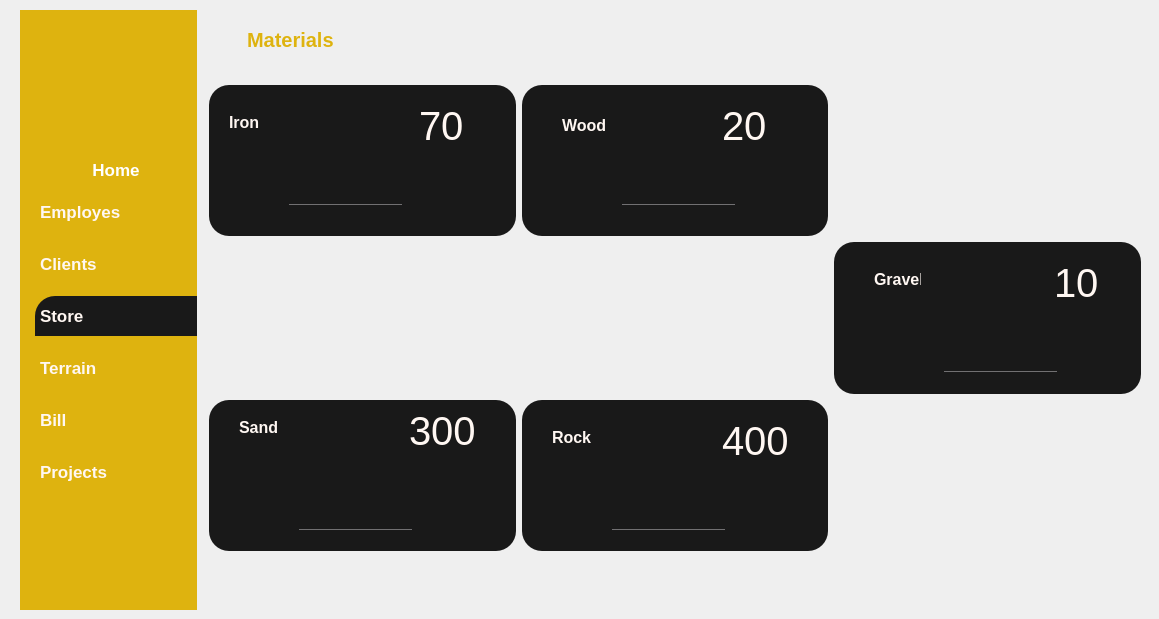
   <widget class="QWidget" name="page_2">
    <property name="styleSheet">
     <string notr="true">#page_2{
background-color: #191919;
}
*{
color : #fff7f2;
border : none;
}
#frame_10, #frame_9,#frame_8, #frame_7, #frame_11{
background-color : #191919; 
border-radius : 20px;
}
#leftMenu_4{
background-color: #deb30f;
}
QLineEdit{
background : transparent;
}

#appHeader_6{
color : #deb30f;
}
#card1_5, #card2_5,#card3_5, #card4_5{
background-color : #191919; 
border-radius : 20px;
}
#pushButton_46,#pushButton_10,#pushButton_11{
background-color : #deb30f;
color : #fff;
border-radius : 10px;
}

#pushButton_49{
background-color :  #191919; 
padding : 10px 5px;
text-align : left;
border-top-left-radius : 20px;
}
#pushButton_47,#pushButton_48,#pushButton_49,#pushButton_50,#pushButton_51,#pushButton_52{
padding : 10px 5px;
text-align : left;
}
QLineEdit{
background : transparent;
border : none;
color: #717072;
border-bottom : 1px solid #717072;
}
QListWidget::item {
    color:#191919; 
    background-color:transparent;
}
</string>
    </property>
    <widget class="QWidget" name="MainBody_4" native="true">
     <property name="geometry">
      <rect>
       <x>200</x>
       <y>10</y>
       <width>950</width>
       <height>550</height>
      </rect>
     </property>
     <property name="minimumSize">
      <size>
       <width>950</width>
       <height>550</height>
      </size>
     </property>
     <property name="maximumSize">
      <size>
       <width>950</width>
       <height>400</height>
      </size>
     </property>
     <property name="sizeIncrement">
      <size>
       <width>0</width>
       <height>0</height>
      </size>
     </property>
     <layout class="QVBoxLayout" name="verticalLayout_45">
      <item>
       <widget class="QWidget" name="headerFrame_6" native="true">
        <property name="minimumSize">
         <size>
          <width>0</width>
          <height>60</height>
         </size>
        </property>
        <property name="maximumSize">
         <size>
          <width>16777215</width>
          <height>60</height>
         </size>
        </property>
        <layout class="QHBoxLayout" name="horizontalLayout_8">
         <property name="spacing">
          <number>0</number>
         </property>
         <property name="leftMargin">
          <number>0</number>
         </property>
         <property name="topMargin">
          <number>0</number>
         </property>
         <property name="rightMargin">
          <number>0</number>
         </property>
         <property name="bottomMargin">
          <number>0</number>
         </property>
         <item alignment="Qt::AlignLeft">
          <widget class="QWidget" name="widget_24" native="true">
           <layout class="QHBoxLayout" name="horizontalLayout_64">
            <item>
             <widget class="QPushButton" name="menuBtn_6">
              <property name="text">
               <string/>
              </property>
              <property name="icon">
               <iconset resource="resources.qrc">
                <normaloff>:/whiteIcons/assets/icons/white/menu.svg</normaloff>:/whiteIcons/assets/icons/white/menu.svg</iconset>
              </property>
              <property name="iconSize">
               <size>
                <width>24</width>
                <height>24</height>
               </size>
              </property>
             </widget>
            </item>
            <item>
             <widget class="QLabel" name="appHeader_6">
              <property name="font">
               <font>
                <pointsize>15</pointsize>
                <weight>75</weight>
                <bold>true</bold>
               </font>
              </property>
              <property name="text">
               <string>Materials</string>
              </property>
             </widget>
            </item>
           </layout>
          </widget>
         </item>
         <item>
          <widget class="QLabel" name="date_2">
           <property name="text">
            <string/>
           </property>
          </widget>
         </item>
         <item alignment="Qt::AlignRight">
          <widget class="QWidget" name="widget_26" native="true">
           <layout class="QHBoxLayout" name="horizontalLayout_66">
            <property name="spacing">
             <number>0</number>
            </property>
            <property name="leftMargin">
             <number>0</number>
            </property>
            <property name="topMargin">
             <number>0</number>
            </property>
            <property name="rightMargin">
             <number>0</number>
            </property>
            <property name="bottomMargin">
             <number>0</number>
            </property>
           </layout>
          </widget>
         </item>
        </layout>
       </widget>
      </item>
      <item>
       <widget class="QWidget" name="widget_2" native="true">
        <layout class="QGridLayout" name="gridLayout">
         <item row="0" column="1">
          <widget class="QFrame" name="frame_8">
           <property name="frameShape">
            <enum>QFrame::StyledPanel</enum>
           </property>
           <property name="frameShadow">
            <enum>QFrame::Raised</enum>
           </property>
           <widget class="QLabel" name="label_9">
            <property name="geometry">
             <rect>
              <x>40</x>
              <y>30</y>
              <width>51</width>
              <height>21</height>
             </rect>
            </property>
            <property name="font">
             <font>
              <pointsize>12</pointsize>
              <weight>75</weight>
              <bold>true</bold>
             </font>
            </property>
            <property name="text">
             <string>Wood</string>
            </property>
           </widget>
           <widget class="QLineEdit" name="lineEdit_10">
            <property name="geometry">
             <rect>
              <x>100</x>
              <y>100</y>
              <width>113</width>
              <height>20</height>
             </rect>
            </property>
           </widget>
           <widget class="QLabel" name="label_19">
            <property name="geometry">
             <rect>
              <x>200</x>
              <y>20</y>
              <width>71</width>
              <height>41</height>
             </rect>
            </property>
            <property name="font">
             <font>
              <pointsize>30</pointsize>
             </font>
            </property>
            <property name="layoutDirection">
             <enum>Qt::LeftToRight</enum>
            </property>
            <property name="autoFillBackground">
             <bool>false</bool>
            </property>
            <property name="text">
             <string>20</string>
            </property>
           </widget>
          </widget>
         </item>
         <item row="2" column="0">
          <widget class="QFrame" name="frame_9">
           <property name="frameShape">
            <enum>QFrame::StyledPanel</enum>
           </property>
           <property name="frameShadow">
            <enum>QFrame::Raised</enum>
           </property>
           <widget class="QLabel" name="label_10">
            <property name="geometry">
             <rect>
              <x>30</x>
              <y>20</y>
              <width>47</width>
              <height>14</height>
             </rect>
            </property>
            <property name="font">
             <font>
              <pointsize>12</pointsize>
              <weight>75</weight>
              <bold>true</bold>
             </font>
            </property>
            <property name="text">
             <string>Sand</string>
            </property>
           </widget>
           <widget class="QLineEdit" name="lineEdit_12">
            <property name="geometry">
             <rect>
              <x>90</x>
              <y>110</y>
              <width>113</width>
              <height>20</height>
             </rect>
            </property>
           </widget>
           <widget class="QLabel" name="label_16">
            <property name="geometry">
             <rect>
              <x>200</x>
              <y>10</y>
              <width>71</width>
              <height>41</height>
             </rect>
            </property>
            <property name="font">
             <font>
              <pointsize>30</pointsize>
             </font>
            </property>
            <property name="layoutDirection">
             <enum>Qt::LeftToRight</enum>
            </property>
            <property name="autoFillBackground">
             <bool>false</bool>
            </property>
            <property name="text">
             <string>300</string>
            </property>
           </widget>
          </widget>
         </item>
         <item row="0" column="0">
          <widget class="QFrame" name="frame_7">
           <property name="frameShape">
            <enum>QFrame::StyledPanel</enum>
           </property>
           <property name="frameShadow">
            <enum>QFrame::Raised</enum>
           </property>
           <widget class="QLabel" name="label_8">
            <property name="geometry">
             <rect>
              <x>20</x>
              <y>30</y>
              <width>47</width>
              <height>14</height>
             </rect>
            </property>
            <property name="font">
             <font>
              <pointsize>12</pointsize>
              <weight>75</weight>
              <bold>true</bold>
             </font>
            </property>
            <property name="text">
             <string>Iron</string>
            </property>
           </widget>
           <widget class="QLineEdit" name="lineEdit_9">
            <property name="geometry">
             <rect>
              <x>80</x>
              <y>100</y>
              <width>113</width>
              <height>20</height>
             </rect>
            </property>
           </widget>
           <widget class="QLabel" name="label_18">
            <property name="geometry">
             <rect>
              <x>210</x>
              <y>20</y>
              <width>71</width>
              <height>41</height>
             </rect>
            </property>
            <property name="font">
             <font>
              <pointsize>30</pointsize>
             </font>
            </property>
            <property name="layoutDirection">
             <enum>Qt::LeftToRight</enum>
            </property>
            <property name="autoFillBackground">
             <bool>false</bool>
            </property>
            <property name="text">
             <string>70</string>
            </property>
           </widget>
          </widget>
         </item>
         <item row="1" column="2">
          <widget class="QFrame" name="frame_11">
           <property name="frameShape">
            <enum>QFrame::StyledPanel</enum>
           </property>
           <property name="frameShadow">
            <enum>QFrame::Raised</enum>
           </property>
           <widget class="QLabel" name="label_12">
            <property name="geometry">
             <rect>
              <x>40</x>
              <y>30</y>
              <width>47</width>
              <height>14</height>
             </rect>
            </property>
            <property name="font">
             <font>
              <pointsize>12</pointsize>
              <weight>75</weight>
              <bold>true</bold>
             </font>
            </property>
            <property name="text">
             <string>Gravel</string>
            </property>
           </widget>
           <widget class="QLineEdit" name="lineEdit_11">
            <property name="geometry">
             <rect>
              <x>110</x>
              <y>110</y>
              <width>113</width>
              <height>20</height>
             </rect>
            </property>
           </widget>
           <widget class="QLabel" name="label_20">
            <property name="geometry">
             <rect>
              <x>220</x>
              <y>20</y>
              <width>71</width>
              <height>41</height>
             </rect>
            </property>
            <property name="font">
             <font>
              <pointsize>30</pointsize>
             </font>
            </property>
            <property name="layoutDirection">
             <enum>Qt::LeftToRight</enum>
            </property>
            <property name="autoFillBackground">
             <bool>false</bool>
            </property>
            <property name="text">
             <string>10</string>
            </property>
           </widget>
          </widget>
         </item>
         <item row="2" column="1">
          <widget class="QFrame" name="frame_10">
           <property name="frameShape">
            <enum>QFrame::StyledPanel</enum>
           </property>
           <property name="frameShadow">
            <enum>QFrame::Raised</enum>
           </property>
           <widget class="QLabel" name="label_11">
            <property name="geometry">
             <rect>
              <x>30</x>
              <y>30</y>
              <width>47</width>
              <height>14</height>
             </rect>
            </property>
            <property name="font">
             <font>
              <pointsize>12</pointsize>
              <weight>75</weight>
              <bold>true</bold>
             </font>
            </property>
            <property name="text">
             <string>Rock</string>
            </property>
           </widget>
           <widget class="QLineEdit" name="lineEdit_13">
            <property name="geometry">
             <rect>
              <x>90</x>
              <y>110</y>
              <width>113</width>
              <height>20</height>
             </rect>
            </property>
           </widget>
           <widget class="QLabel" name="label_17">
            <property name="geometry">
             <rect>
              <x>200</x>
              <y>20</y>
              <width>71</width>
              <height>41</height>
             </rect>
            </property>
            <property name="font">
             <font>
              <pointsize>30</pointsize>
             </font>
            </property>
            <property name="layoutDirection">
             <enum>Qt::LeftToRight</enum>
            </property>
            <property name="autoFillBackground">
             <bool>false</bool>
            </property>
            <property name="text">
             <string>400</string>
            </property>
           </widget>
          </widget>
         </item>
        </layout>
       </widget>
      </item>
     </layout>
    </widget>
    <widget class="QWidget" name="leftMenu_4" native="true">
     <property name="geometry">
      <rect>
       <x>20</x>
       <y>10</y>
       <width>177</width>
       <height>600</height>
      </rect>
     </property>
     <property name="minimumSize">
      <size>
       <width>177</width>
       <height>600</height>
      </size>
     </property>
     <property name="maximumSize">
      <size>
       <width>177</width>
       <height>600</height>
      </size>
     </property>
     <property name="styleSheet">
      <string notr="true"/>
     </property>
     <layout class="QVBoxLayout" name="verticalLayout_46">
      <property name="spacing">
       <number>0</number>
      </property>
      <property name="leftMargin">
       <number>0</number>
      </property>
      <property name="topMargin">
       <number>0</number>
      </property>
      <property name="rightMargin">
       <number>0</number>
      </property>
      <property name="bottomMargin">
       <number>0</number>
      </property>
      <item>
       <widget class="QFrame" name="frame_56">
        <property name="frameShape">
         <enum>QFrame::StyledPanel</enum>
        </property>
        <property name="frameShadow">
         <enum>QFrame::Raised</enum>
        </property>
        <layout class="QVBoxLayout" name="verticalLayout_47">
         <property name="spacing">
          <number>0</number>
         </property>
         <property name="leftMargin">
          <number>0</number>
         </property>
         <property name="topMargin">
          <number>0</number>
         </property>
         <property name="rightMargin">
          <number>0</number>
         </property>
         <property name="bottomMargin">
          <number>0</number>
         </property>
         <item>
          <widget class="QFrame" name="frame_57">
           <property name="minimumSize">
            <size>
             <width>150</width>
             <height>150</height>
            </size>
           </property>
           <property name="maximumSize">
            <size>
             <width>200</width>
             <height>150</height>
            </size>
           </property>
           <property name="frameShape">
            <enum>QFrame::StyledPanel</enum>
           </property>
           <property name="frameShadow">
            <enum>QFrame::Raised</enum>
           </property>
           <widget class="QLabel" name="label_150">
            <property name="geometry">
             <rect>
              <x>-20</x>
              <y>-40</y>
              <width>230</width>
              <height>230</height>
             </rect>
            </property>
            <property name="minimumSize">
             <size>
              <width>230</width>
              <height>230</height>
             </size>
            </property>
            <property name="maximumSize">
             <size>
              <width>230</width>
              <height>230</height>
             </size>
            </property>
            <property name="text">
             <string/>
            </property>
            <property name="pixmap">
             <pixmap>logo.png</pixmap>
            </property>
            <property name="scaledContents">
             <bool>true</bool>
            </property>
           </widget>
          </widget>
         </item>
         <item alignment="Qt::AlignTop">
          <widget class="QFrame" name="frame_58">
           <property name="frameShape">
            <enum>QFrame::StyledPanel</enum>
           </property>
           <property name="frameShadow">
            <enum>QFrame::Raised</enum>
           </property>
           <layout class="QVBoxLayout" name="verticalLayout_48">
            <property name="spacing">
             <number>12</number>
            </property>
            <property name="leftMargin">
             <number>15</number>
            </property>
            <property name="topMargin">
             <number>0</number>
            </property>
            <property name="rightMargin">
             <number>0</number>
            </property>
            <property name="bottomMargin">
             <number>0</number>
            </property>
            <item>
             <widget class="QPushButton" name="pushButton_46">
              <property name="font">
               <font>
                <pointsize>13</pointsize>
                <weight>75</weight>
                <bold>true</bold>
               </font>
              </property>
              <property name="text">
               <string>Home</string>
              </property>
              <property name="icon">
               <iconset resource="resources.qrc">
                <normaloff>:/whiteIcons/assets/icons/white/home.svg</normaloff>:/whiteIcons/assets/icons/white/home.svg</iconset>
              </property>
              <property name="iconSize">
               <size>
                <width>24</width>
                <height>24</height>
               </size>
              </property>
             </widget>
            </item>
            <item>
             <widget class="QPushButton" name="pushButton_47">
              <property name="font">
               <font>
                <pointsize>13</pointsize>
                <weight>75</weight>
                <bold>true</bold>
               </font>
              </property>
              <property name="text">
               <string>Employes</string>
              </property>
              <property name="iconSize">
               <size>
                <width>24</width>
                <height>24</height>
               </size>
              </property>
             </widget>
            </item>
            <item>
             <widget class="QPushButton" name="pushButton_48">
              <property name="font">
               <font>
                <pointsize>13</pointsize>
                <weight>75</weight>
                <bold>true</bold>
               </font>
              </property>
              <property name="text">
               <string>Clients</string>
              </property>
              <property name="iconSize">
               <size>
                <width>24</width>
                <height>24</height>
               </size>
              </property>
             </widget>
            </item>
            <item>
             <widget class="QPushButton" name="pushButton_49">
              <property name="font">
               <font>
                <pointsize>13</pointsize>
                <weight>75</weight>
                <bold>true</bold>
               </font>
              </property>
              <property name="text">
               <string>Store</string>
              </property>
              <property name="iconSize">
               <size>
                <width>24</width>
                <height>24</height>
               </size>
              </property>
             </widget>
            </item>
            <item>
             <widget class="QPushButton" name="pushButton_50">
              <property name="font">
               <font>
                <pointsize>13</pointsize>
                <weight>75</weight>
                <bold>true</bold>
               </font>
              </property>
              <property name="text">
               <string>Terrain</string>
              </property>
             </widget>
            </item>
            <item>
             <widget class="QPushButton" name="pushButton_51">
              <property name="font">
               <font>
                <pointsize>13</pointsize>
                <weight>75</weight>
                <bold>true</bold>
               </font>
              </property>
              <property name="text">
               <string>Bill</string>
              </property>
             </widget>
            </item>
            <item>
             <widget class="QPushButton" name="pushButton_52">
              <property name="font">
               <font>
                <pointsize>13</pointsize>
                <weight>75</weight>
                <bold>true</bold>
               </font>
              </property>
              <property name="text">
               <string>Projects</string>
              </property>
              <property name="iconSize">
               <size>
                <width>24</width>
                <height>24</height>
               </size>
              </property>
             </widget>
            </item>
           </layout>
          </widget>
         </item>
        </layout>
       </widget>
      </item>
     </layout>
    </widget>
   </widget>
